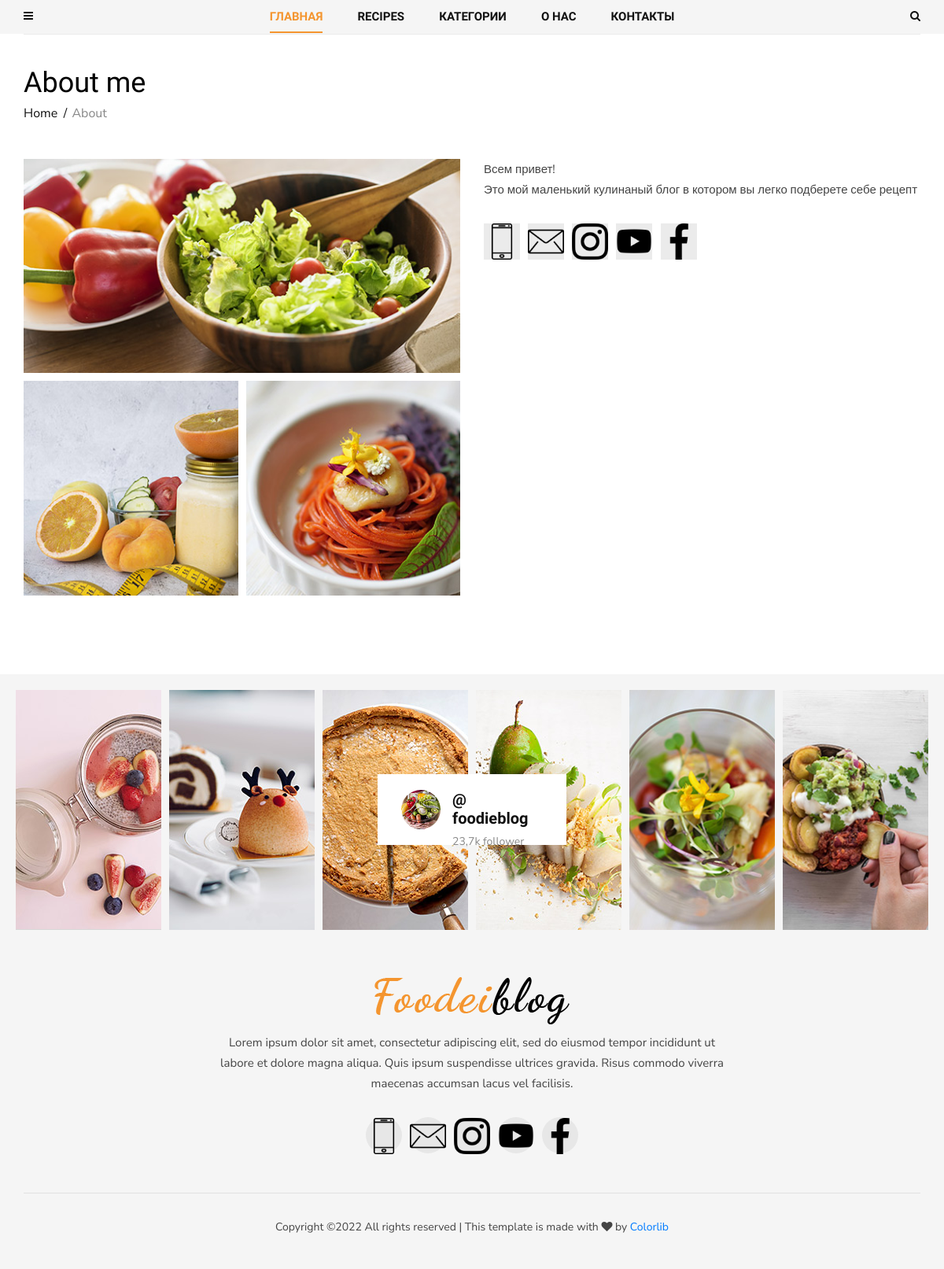
The page /about/ on the database its author committed.
### contact/models.py (models this page shows)
class About(models.Model):
    name = models.CharField(max_length=50, default="")
    text = RichTextField()
    mini_text = RichTextField()
    def get_first_image(self):
        item = self.about_images.first()
        return item.image.url
    def get_images(self):
        return self.about_images.order_by("id")[1:]

class ImageAbout(models.Model):
    image = models.ImageField(upload_to="about/")
    page = models.ForeignKey(
        About, on_delete=models.CASCADE, related_name="about_images"
    )
    alt = models.CharField(max_length=100)

class Social(models.Model):
    icon = models.FileField(upload_to="icons/")
    name = models.CharField(max_length=200)
    link = models.URLField()

### contact/views.py (the view)
# urls.py: path("about/", views.AboutView.as_view(), name="about"),
class AboutView(View):
    def get(self, request):
        about = About.objects.last()
        return render(request, "contact/about.html", {"about": about})

### blog/models.py (called while the page is built)
    def get_absolute_url(self):
        return reverse(
            "post_single", kwargs={"slug": self.category.slug, "post_slug": self.slug}
        )

### blog/templatetags/menu_tags.py (called while the page is built)
def get_all_categories():
    return Category.objects.all()

@register.inclusion_tag("blog/include/tags/top_menu.html")
def get_categories():
    category = get_all_categories()
    return {"list_category": category}

@register.inclusion_tag("blog/include/tags/recipes_tag.html")
def get_last_posts():
    posts = Post.objects.select_related("category").order_by("-id")[:5]
    return {"list_last_post": posts}

### contact/templatetags/social_tags.py (called while the page is built)
@register.simple_tag()
def get_social_links():
    return Social.objects.all()

@register.simple_tag()
def get_about():
    return About.objects.last()

### templates/contact/about.html
{% extends 'base.html' %}
{% load social_tags %}
{% block content %}
<section class="about spad">
  <div class="container">
    <div class="about__text">
      <div class="row">
        <div class="col-lg-12">
          <div class="breadcrumb__text">
            <h2>About me</h2>
            <div class="breadcrumb__option">
              <a href="#">Home</a>
              <span>About</span>
            </div>
          </div>
        </div>
      </div>
      <div class="row">
        <div class="col-lg-6">
          <div class="about__pic__item__large">
            <img src="{{ about.get_first_image}}" alt="">
          </div>
          <div class="about__pic">
            {% for item in about.get_images %}
              <div class="about__pic__item">
                <img src="{{ item.image.url }}" alt="{{ item.alt }}">
              </div>
            {% endfor %}
          </div>
        </div>
        <div class="col-lg-6">
          <div class="about__right__text">
            {{ about.text|safe }}
            <div class="about__right__text__social">
              {% get_social_links as social_links %}
              {% for item in social_links %}
                <a href="{{ item.link }}"><img src="{{ item.icon.url }}"></a>
              {% endfor %}
            </div>
          </div>
        </div>
      </div>
    </div>
  </div>
</section>
{% endblock content %}

### templates/footer.html (shortened to what this page needs)
{% load static social_tags cache %}
{% cache 5000 footer %}
<footer class="footer">
  <div class="container-fluid">
    <div class="footer__instagram">
      <div class="footer__instagram__avatar">
        <div class="footer__instagram__avatar--pic">
          <img src="{% static 'img/footer/instagram-avatar.jpg' %}" alt="">
        </div>
        <div class="footer__instagram__avatar--text">
          <h5>@ foodieblog</h5>
          <span>23,7k follower</span>
        </div>
      </div>
      <div class="row">
        <div class="col-lg-2 col-md-2 col-sm-4 col-6">
          <div class="footer__instagram__item set-bg" data-setbg="{% static 'img/footer/ip-1.jpg' %}"></div>
        </div>
        <div class="col-lg-2 col-md-2 col-sm-4 col-6">
          <div class="footer__instagram__item set-bg" data-setbg="{% static 'img/footer/ip-2.jpg' %}"></div>
        </div>
        <div class="col-lg-2 col-md-2 col-sm-4 col-6">
        </div>
        <div class="col-lg-2 col-md-2 col-sm-4 col-6">
        </div>
        <div class="col-lg-2 col-md-2 col-sm-4 col-6">
          <div class="footer__instagram__item set-bg" data-setbg="{% static 'img/footer/ip-5.jpg' %}"></div>
        </div>
        <div class="col-lg-2 col-md-2 col-sm-4 col-6">
          <div class="footer__instagram__item set-bg" data-setbg="{% static 'img/footer/ip-6.jpg' %}"></div>
        </div>
      </div>
    </div>
  </div>
  <div class="container">
    <div class="row">
      <div class="col-lg-12">
        <div class="footer__text">
          <div class="footer__logo">
            <a href="#"><img src="{% static 'img/logo.png' %}" alt=""></a>
          </div>
          <p>Lorem ipsum dolor sit amet, consectetur adipiscing elit, sed do eiusmod tempor
            incididunt
            ut<br/> labore et dolore magna aliqua. Quis ipsum suspendisse ultrices gravida. Risus
            commodo viverra<br/> maecenas accumsan lacus vel facilisis. </p>
          <div class="footer__social">
              {% get_social_links as social_links %}
              {% for item in social_links %}
                <a href="{{ item.link }}"><img src="{{ item.icon.url }}"></a>
              {% endfor %}
          </div>
        </div>
        <div class="footer__copyright">
          <p>
            Copyright &copy;<script>document.write(new Date().getFullYear());</script>
            All rights reserved | This template is made with <i class="fa fa-heart"
                                                                aria-hidden="true"></i> by <a
                href="https://colorlib.com" target="_blank">Colorlib</a>
          </p>
        </div>
      </div>
    </div>
  </div>
</footer>
{% endcache %}

### static/css/style.css (style rules this page uses)
html, body { height: 100%; font-family: "Nunito Sans", sans-serif; -webkit-font-smoothing: antialiased; }
h1, h2, h3, h4, h5, h6 { margin: 0; color: #111111; font-weight: 400; font-family: "Unna", serif; }
h2 { font-size: 36px; }
h5 { font-size: 18px; }
p { font-size: 14px; font-family: "Nunito Sans", sans-serif; color: #444444; font-weight: 400; line-height: 26px; margin: 0 0 15px 0; }
img { max-width: 100%; }
.set-bg { background-repeat: no-repeat; background-size: cover; background-position: top center; }
.spad { padding-top: 100px; padding-bottom: 100px; }
.breadcrumb__text { margin-bottom: 46px; }
.breadcrumb__text h2 { color: #000000; margin-bottom: 5px; }
.breadcrumb__text .breadcrumb__option a { display: inline-block; font-size: 16px; color: #111111; margin-right: 14px; position: relative; }
.breadcrumb__text .breadcrumb__option a:after { position: absolute; right: -12px; top: 0; content: "/"; }
.breadcrumb__text .breadcrumb__option span { font-size: 16px; color: #888888; }
.footer { background: #f5f5f5; padding-top: 20px; }
.footer__instagram { padding-left: 15px; padding-right: 15px; position: relative; }
.footer__instagram__item { height: 305px; margin-right: -10px !important; margin-left: -10px !important; margin-bottom: 10px; }
.footer__instagram__avatar { display: inline-block; padding: 20px 30px; background: #ffffff; position: absolute; height: 90px; width: 240px; left: 50%; top: 50%; -webkit-transform: translate(-120px, -50px); -ms-transform: translate(-120px, -50px); transform: translate(-120px, -50px); z-index: 1; }
.footer__instagram__avatar .footer__instagram__avatar--pic { float: left; margin-right: 15px; }
.footer__instagram__avatar .footer__instagram__avatar--pic img { height: 50px; width: 50px; border-radius: 50%; }
.footer__instagram__avatar .footer__instagram__avatar--text { overflow: hidden; }
.footer__instagram__avatar .footer__instagram__avatar--text h5 { font-size: 20px; color: #111111; font-weight: 700; margin-bottom: 5px; }
.footer__instagram__avatar .footer__instagram__avatar--text span { font-size: 14px; color: #888888; }
.footer__text { padding: 50px 0; text-align: center; }
.footer__text .footer__logo { margin-bottom: 10px; }
.footer__text .footer__logo a { display: inline-block; }
.footer__text p { font-size: 15px; margin-bottom: 30px; }
.footer__text .footer__social a { display: inline-block; font-size: 16px; color: #111111; height: 46px; width: 46px; background: #e7e7e7; border-radius: 50%; line-height: 46px; text-align: center; -webkit-transition: all, 0.3s; -o-transition: all, 0.3s; transition: all, 0.3s; margin-right: 6px; }
.footer__text .footer__social a:last-child { margin-right: 0; }
.footer__copyright { font-size: 15px; color: #444444; border-top: 1px solid #e1e1e1; text-align: center; padding: 30px 0 25px; }
.about { padding-bottom: 90px; padding-top: 0; }
.about__pic { margin-right: -10px; }
.about__pic__item__large { margin-bottom: 10px; }
.about__pic__item__large img { min-width: 100%; }
.about__pic__item { width: calc(50% - 10px); float: left; margin-right: 10px; margin-bottom: 10px; }
.about__pic__item img { min-width: 100%; }
.about__text { border-top: 1px solid #ebebeb; padding-top: 40px; }
.about__right__text p { font-size: 15px; }
.about__right__text .about__right__text__social { margin-top: 30px; }
.about__right__text .about__right__text__social a { display: inline-block; font-size: 14px; color: #444444; background: #ebebeb; height: 46px; width: 46px; margin-right: 6px; line-height: 46px; text-align: center; }
.about__right__text .about__right__text__social a:last-child { margin-right: 0; }
@media only screen and (min-width: 1200px) { .container { max-width: 1170px; } }

### rows shown on the page
About: get_first_image (picture), text "Всем привет! Это мой маленький кулинаный блог в котором вы легко подберете себе рецепт"
ImageAbout: image (picture)
ImageAbout: image (picture)
Social: icon (picture)
Social: icon (picture)
Social: icon (picture)
Social: icon (picture)
Social: icon (picture)
